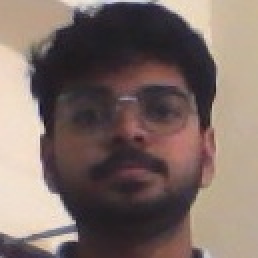
#> input picture dataset/2438108/img2.jpg, 129 x 129 px, given in place of the camera (shown 2 times larger)
$ python testClahe.py   (older library calls are emulated)
#> lines starting #> are read from the running program, lines starting #| are printed output that depends on the picture
import cv2
import numpy as np
import os

def enhance_low_light_crop(img):
    """CLAHE + Adaptive Gamma for low-light face crops"""
    if img.size == 0:
        return img

    # Convert to LAB and apply CLAHE to Luminance channel
    lab = cv2.cvtColor(img, cv2.COLOR_BGR2LAB)
    l, a, b = cv2.split(lab)
    clahe = cv2.createCLAHE(clipLimit=2.0, tileGridSize=(8, 8))
    l = clahe.apply(l)
    lab_enhanced = cv2.merge((l, a, b))
    img_enhanced = cv2.cvtColor(lab_enhanced, cv2.COLOR_LAB2BGR)

    # Apply gamma correction only if still too dark
    mean_brightness = np.mean(img_enhanced)
    if mean_brightness < 60:
        inv_gamma = 1.0 / 2.2
        table = np.array([((i / 255.0) ** inv_gamma) * 255 for i in range(256)]).astype("uint8")
        img_enhanced = cv2.LUT(img_enhanced, table)

    return img_enhanced

def calculate_metrics(original, enhanced):
    """Calculate improvement metrics"""
    orig_gray = cv2.cvtColor(original, cv2.COLOR_BGR2GRAY)
    enh_gray = cv2.cvtColor(enhanced, cv2.COLOR_BGR2GRAY)

    # Brightness improvement
    orig_mean = np.mean(orig_gray)
    enh_mean = np.mean(enh_gray)
    brightness_gain = enh_mean - orig_mean

    # Contrast improvement (standard deviation)
    orig_contrast = np.std(orig_gray)
    enh_contrast = np.std(enh_gray)
    contrast_gain = enh_contrast - orig_contrast

    # Sharpness (Laplacian variance)
    orig_sharpness = cv2.Laplacian(orig_gray, cv2.CV_64F).var()
    enh_sharpness = cv2.Laplacian(enh_gray, cv2.CV_64F).var()
    sharpness_gain = enh_sharpness - orig_sharpness

    return {
        'brightness_gain': brightness_gain,
        'contrast_gain': contrast_gain,
        'sharpness_gain': sharpness_gain,
        'orig_brightness': orig_mean,
        'enh_brightness': enh_mean
    }

# Test with sample images
test_dir = "test_faces"
os.makedirs(test_dir, exist_ok=True)

print("📸 Press 's' to save current frame from camera for testing")
print("📂 Or place test images in 'test_faces' folder")
print("❌ Press 'q' to quit\n")

cap = cv2.VideoCapture(0)  # Use your camera URL

while True:
    ret, frame = cap.read()
#> frame is the input picture: shape (129, 129, 3); mean B, G, R 102.1, 108.1, 124.9
    if not ret:
        break

    # Crop center region (simulate face crop)
    h, w = frame.shape[:2]
#> h = 129; w = 129
    crop = frame[h//4:3*h//4, w//4:3*w//4]
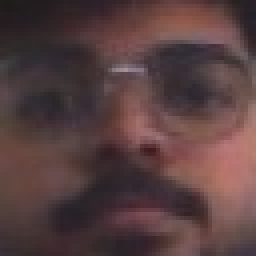
#> crop: shape (64, 64, 3) (shown 4 times larger); mean B, G, R 63.9, 63.4, 87.3

    # Apply CLAHE
    enhanced = enhance_low_light_crop(crop)
#> in enhance_low_light_crop, `lab = cv2.cvtColor(img, cv2.COLOR_BGR2LAB)`: lab: shape (64, 64, 3); mean of channels 0, 1, 2 74.5, 138.4, 131.6
#> in enhance_low_light_crop, `l, a, b = cv2.split(lab)`:
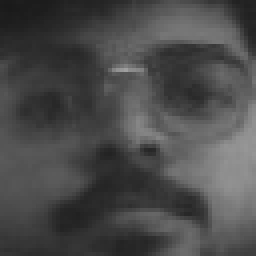
#> l: shape (64, 64) (shown 4 times larger); min 26, max 159, mean 74.5
#> in enhance_low_light_crop, `l, a, b = cv2.split(lab)`:
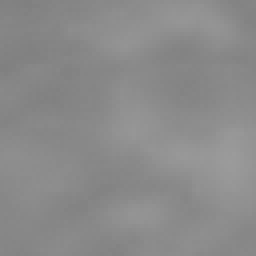
#> a: shape (64, 64) (shown 4 times larger); min 128, max 155, mean 138.4
#> in enhance_low_light_crop, `l = clahe.apply(l)`:
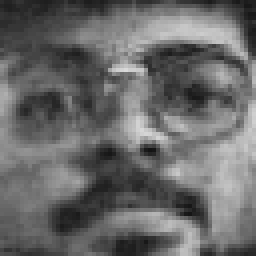
#> l: shape (64, 64) (shown 4 times larger); min 19, max 217, mean 104.8
#> in enhance_low_light_crop, `lab_enhanced = cv2.merge((l, a, b))`: lab_enhanced: shape (64, 64, 3); mean of channels 0, 1, 2 104.8, 138.4, 131.6
#> in enhance_low_light_crop, `img_enhanced = cv2.cvtColor(lab_enhanced, cv2.COLOR_LAB2BGR)`:
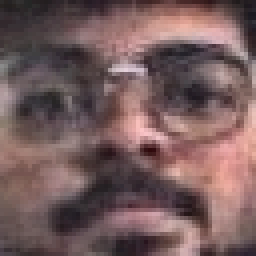
#> img_enhanced: shape (64, 64, 3) (shown 4 times larger); mean B, G, R 92.4, 92.1, 117.6
#> in enhance_low_light_crop, `mean_brightness = np.mean(img_enhanced)`: mean_brightness = 100.7

    # Calculate metrics
    metrics = calculate_metrics(crop, enhanced)
#> in calculate_metrics, `orig_mean = np.mean(orig_gray)`: orig_mean = 70.61
#> in calculate_metrics, `enh_mean = np.mean(enh_gray)`: enh_mean = 99.73
#> in calculate_metrics, `brightness_gain = enh_mean - orig_mean`: brightness_gain = 29.12
#> in calculate_metrics, `orig_contrast = np.std(orig_gray)`: orig_contrast = 25.51
#> in calculate_metrics, `enh_contrast = np.std(enh_gray)`: enh_contrast = 41.35
#> in calculate_metrics, `contrast_gain = enh_contrast - orig_contrast`: contrast_gain = 15.84
#> in calculate_metrics, `orig_sharpness = cv2.Laplacian(orig_gray, cv2.CV_64F).var()`: orig_sharpness = 98.12
#> in calculate_metrics, `enh_sharpness = cv2.Laplacian(enh_gray, cv2.CV_64F).var()`: enh_sharpness = 824.6
#> in calculate_metrics, `sharpness_gain = enh_sharpness - orig_sharpness`: sharpness_gain = 726.5
#> metrics = {'brightness_gain': 29.12, 'contrast_gain': 15.84, 'sharpness_gain': 726.5, 'orig_brightness': 70.61, 'enh_brightness': 99.73}

    # Create comparison display
    comparison = np.hstack([crop, enhanced])
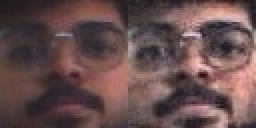
#> comparison: shape (64, 128, 3) (shown 2 times larger); mean B, G, R 78.1, 77.8, 102.4

    # Add metrics text
    cv2.putText(comparison, f"Original - Brightness: {metrics['orig_brightness']:.1f}",
                (10, 30), cv2.FONT_HERSHEY_SIMPLEX, 0.7, (0, 0, 255), 2)
    cv2.putText(comparison, f"CLAHE - Brightness: {metrics['enh_brightness']:.1f}",
                (w//2 + 10, 30), cv2.FONT_HERSHEY_SIMPLEX, 0.7, (0, 255, 0), 2)
    cv2.putText(comparison, f"Brightness Gain: +{metrics['brightness_gain']:.1f}",
                (w//2 + 10, 60), cv2.FONT_HERSHEY_SIMPLEX, 0.6, (0, 255, 0), 2)
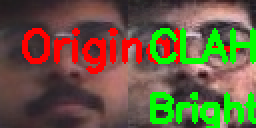
#> comparison: shape (64, 128, 3) (shown 2 times larger); mean B, G, R 63.5, 90.5, 103.2
    cv2.putText(comparison, f"Contrast Gain: +{metrics['contrast_gain']:.1f}",
                (w//2 + 10, 90), cv2.FONT_HERSHEY_SIMPLEX, 0.6, (0, 255, 0), 2)

    cv2.imshow("LEFT: Original | RIGHT: CLAHE Enhanced", comparison)

    key = cv2.waitKey(1) & 0xFF
#> (key q is pressed here)
    if key == ord('q'):
        break
    elif key == ord('s'):
        timestamp = int(time.time())
        cv2.imwrite(f"{test_dir}/original_{timestamp}.jpg", crop)
        cv2.imwrite(f"{test_dir}/enhanced_{timestamp}.jpg", enhanced)
        print(f"✅ Saved test images at {timestamp}")

cap.release()
cv2.destroyAllWindows()

$ run again, on dataset/2438108/img5.jpg
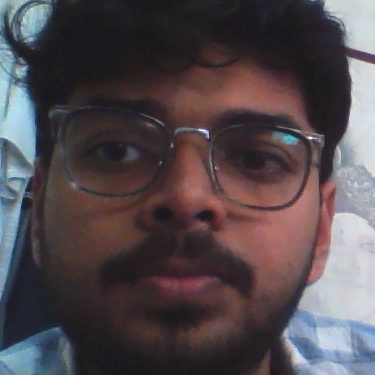
#> input picture dataset/2438108/img5.jpg, 375 x 375 px, given in place of the camera
#> frame is the input picture: shape (375, 375, 3); mean B, G, R 77.9, 73.5, 82.7
#> lab: shape (188, 188, 3); mean of channels 0, 1, 2 67.5, 139.3, 132.4
#> lab_enhanced: shape (188, 188, 3); mean of channels 0, 1, 2 89.8, 139.3, 132.4
#> in enhance_low_light_crop, `img_enhanced = cv2.cvtColor(lab_enhanced, cv2.COLOR_LAB2BGR)`:
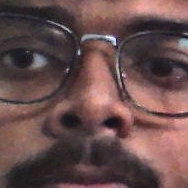
#> img_enhanced: shape (188, 188, 3); mean B, G, R 77.3, 77.6, 104.7
#> mean_brightness = 86.53
#> orig_mean = 64.5
#> enh_mean = 85.64
#> brightness_gain = 21.14
#> orig_contrast = 27.85
#> enh_contrast = 40.73
#> contrast_gain = 12.88
#> orig_sharpness = 73.74
#> enh_sharpness = 244.6
#> sharpness_gain = 170.9
#> metrics = {'brightness_gain': 21.14, 'contrast_gain': 12.88, 'sharpness_gain': 170.9, 'orig_brightness': 64.5, 'enh_brightness': 85.64}
#> `cv2.putText(comparison, f"Contrast Gain: +{metrics['contrast_gain']:.1..`:
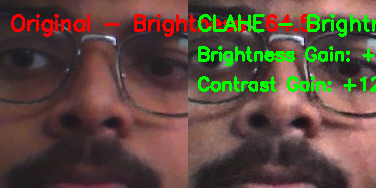
#> comparison: shape (188, 376, 3); mean B, G, R 62.4, 75, 93.9
